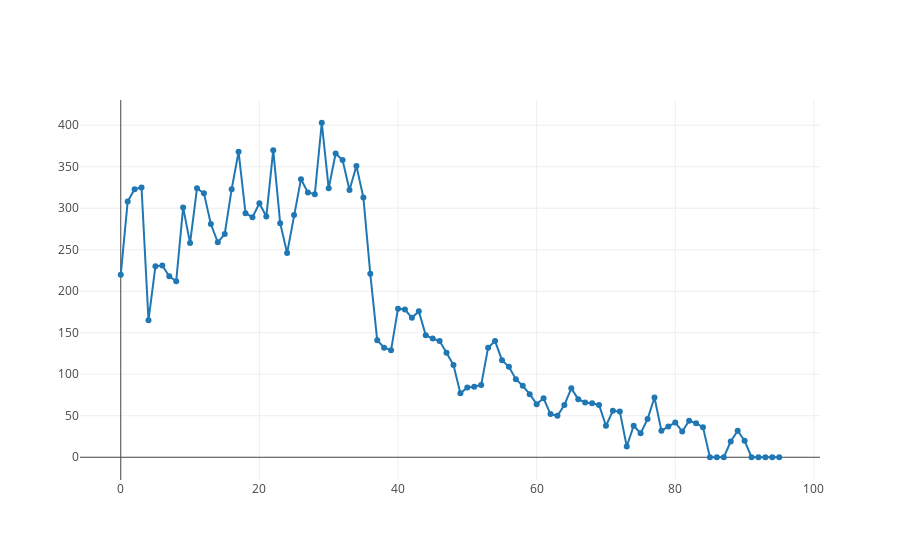

Write notebook code for a chart like this one.
### Code cell
console.log(time_series.sort())
openDigger.render.plotly([
        {y: time_series.map(d => d[2]) ,mode: 'lines+markers', name: 'activity'}
    ], );

### Figure 1 — Plotly figure (JSON) as saved in the notebook; plotly's stock layout.template omitted (floating-point values rounded to 4 significant figures)
{"data": [{"mode": "lines+markers", "name": "activity", "y": ["220", "308", "323", "325", "165", "230", "231", "218", "212", "301", "258", "324", "318", "281", "259", "269", "323", "368", "294", "289", "306", "290", "370", "282", "246", "292", "335", "319", "317", "403", "324", "366", "358", "322", "351", "313", "221", "141", "132", "129", "179", "178", "168", "176", "147", "143", "140", "126", "111", "77", "84", "85", "87", "132", "140", "117", "109", "94", "86", "76", "64", "71", "52", "50", "63", "83", "70", "66", "65", "63", "38", "56", "55", "13", "38", "29", "46", "72", "32", "37", "42", "31", "44", "41", "36", "0", "0", "0", "19", "32", "20", "0", "0", "0", "0", "0"]}], "layout": {}}
